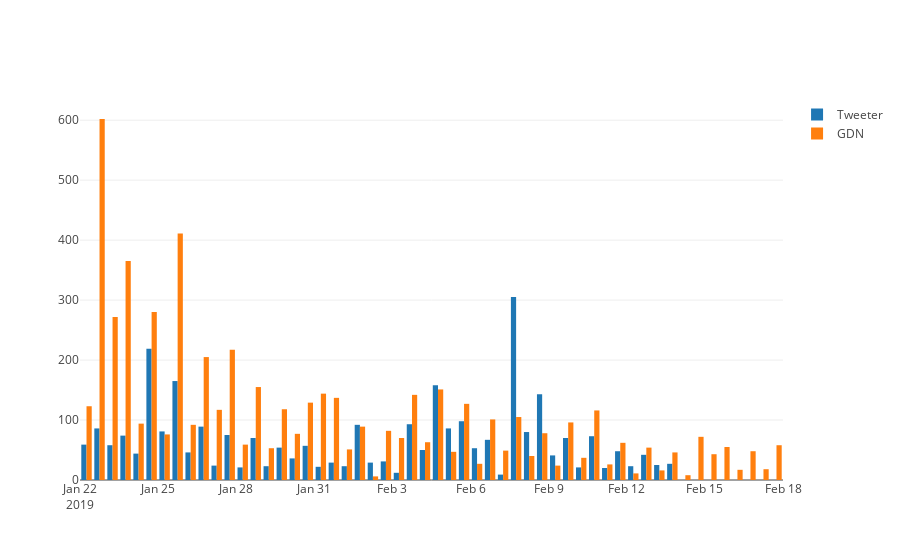

Source (notebook cell):
### Code cell
word = "macron"
iplot([go.Histogram(x=words_time_tweeter[word], name="Tweeter"),
       go.Histogram(x=words_time_gdn[word], name="GDN")])

### Figure 1 — Plotly figure (JSON) as saved in the notebook; plotly's stock layout.template omitted (floating-point values rounded to 4 significant figures; data arrays with more than 128 entries replaced by an {"elided": "..."} marker saying what was removed)
{"data": [{"name": "Tweeter", "type": "histogram", "x": {"elided": "3120 str values"}}, {"name": "GDN", "type": "histogram", "x": {"elided": "5761 str values"}}], "layout": {}}
